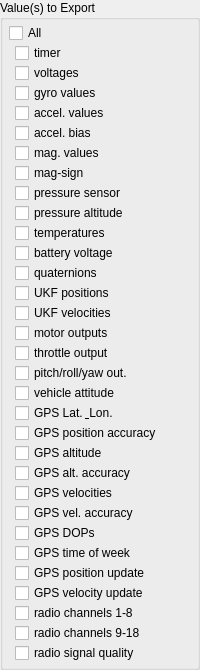
       <widget class="QGroupBox" name="groupBox_values">
        <property name="enabled">
         <bool>true</bool>
        </property>
        <property name="sizePolicy">
         <sizepolicy hsizetype="Fixed" vsizetype="Fixed">
          <horstretch>0</horstretch>
          <verstretch>0</verstretch>
         </sizepolicy>
        </property>
        <property name="toolTip">
         <string>Select what data to export. Mouse over individual items for descriptions.</string>
        </property>
        <property name="whatsThis">
         <string>&lt;html&gt;&lt;head/&gt;&lt;body&gt;&lt;p&gt;Select what data to export. Mouse over individual items for descriptions.&lt;/p&gt;&lt;/body&gt;&lt;/html&gt;</string>
        </property>
        <property name="title">
         <string>Value(s) to Export</string>
        </property>
        <property name="alignment">
         <set>Qt::AlignLeading|Qt::AlignLeft|Qt::AlignTop</set>
        </property>
        <layout class="QVBoxLayout" name="verticalLayout_3">
         <property name="spacing">
          <number>0</number>
         </property>
         <property name="leftMargin">
          <number>6</number>
         </property>
         <property name="topMargin">
          <number>3</number>
         </property>
         <property name="rightMargin">
          <number>7</number>
         </property>
         <property name="bottomMargin">
          <number>4</number>
         </property>
         <item>
          <widget class="QCheckBox" name="checkBox_allValues">
           <property name="toolTip">
            <string>Select/de-select all values</string>
           </property>
           <property name="text">
            <string>All</string>
           </property>
           <property name="tristate">
            <bool>true</bool>
           </property>
          </widget>
         </item>
         <item>
          <layout class="QVBoxLayout" name="verticalLayout">
           <property name="spacing">
            <number>0</number>
           </property>
           <property name="leftMargin">
            <number>6</number>
           </property>
           <item>
            <widget class="QCheckBox" name="val_micros">
             <property name="toolTip">
              <string>Microseconds since AQ boot</string>
             </property>
             <property name="text">
              <string>timer</string>
             </property>
             <attribute name="buttonGroup">
              <string notr="true">buttonGroup_exportValues</string>
             </attribute>
            </widget>
           </item>
           <item>
            <widget class="QCheckBox" name="val_voltages">
             <property name="toolTip">
              <string>Voltage readings 0-14</string>
             </property>
             <property name="text">
              <string>voltages</string>
             </property>
             <attribute name="buttonGroup">
              <string notr="true">buttonGroup_exportValues</string>
             </attribute>
            </widget>
           </item>
           <item>
            <widget class="QCheckBox" name="val_rates">
             <property name="toolTip">
              <string>RATE X, Y, &amp; Z</string>
             </property>
             <property name="text">
              <string>gyro values</string>
             </property>
             <attribute name="buttonGroup">
              <string notr="true">buttonGroup_exportValues</string>
             </attribute>
            </widget>
           </item>
           <item>
            <widget class="QCheckBox" name="val_accs">
             <property name="toolTip">
              <string>ACC X, Y, &amp; Z</string>
             </property>
             <property name="text">
              <string>accel. values</string>
             </property>
             <attribute name="buttonGroup">
              <string notr="true">buttonGroup_exportValues</string>
             </attribute>
            </widget>
           </item>
           <item>
            <widget class="QCheckBox" name="val_acc_bias">
             <property name="toolTip">
              <string>ACC_BIAS X, Y, &amp; Z (AQ 6.8+ only)</string>
             </property>
             <property name="text">
              <string>accel. bias</string>
             </property>
             <attribute name="buttonGroup">
              <string notr="true">buttonGroup_exportValues</string>
             </attribute>
            </widget>
           </item>
           <item>
            <widget class="QCheckBox" name="val_mags">
             <property name="toolTip">
              <string>MAG X, Y, &amp; Z</string>
             </property>
             <property name="text">
              <string>mag. values</string>
             </property>
             <attribute name="buttonGroup">
              <string notr="true">buttonGroup_exportValues</string>
             </attribute>
            </widget>
           </item>
           <item>
            <widget class="QCheckBox" name="val_mag_sign">
             <property name="toolTip">
              <string>ADC_MAG_SIGN</string>
             </property>
             <property name="text">
              <string>mag-sign</string>
             </property>
             <attribute name="buttonGroup">
              <string notr="true">buttonGroup_exportValues</string>
             </attribute>
            </widget>
           </item>
           <item>
            <widget class="QCheckBox" name="val_pressures">
             <property name="toolTip">
              <string>Pressure 1, pressure 2</string>
             </property>
             <property name="text">
              <string>pressure sensor</string>
             </property>
             <attribute name="buttonGroup">
              <string notr="true">buttonGroup_exportValues</string>
             </attribute>
            </widget>
           </item>
           <item>
            <widget class="QCheckBox" name="val_pres_alt">
             <property name="toolTip">
              <string> UKF_ALT and UKF_PRES_ALT</string>
             </property>
             <property name="text">
              <string>pressure altitude</string>
             </property>
             <attribute name="buttonGroup">
              <string notr="true">buttonGroup_exportValues</string>
             </attribute>
            </widget>
           </item>
           <item>
            <widget class="QCheckBox" name="val_temps">
             <property name="toolTip">
              <string>Temperatures 0-2</string>
             </property>
             <property name="text">
              <string>temperatures</string>
             </property>
             <attribute name="buttonGroup">
              <string notr="true">buttonGroup_exportValues</string>
             </attribute>
            </widget>
           </item>
           <item>
            <widget class="QCheckBox" name="val_vin">
             <property name="toolTip">
              <string>Flight battery voltage</string>
             </property>
             <property name="text">
              <string>battery voltage</string>
             </property>
             <attribute name="buttonGroup">
              <string notr="true">buttonGroup_exportValues</string>
             </attribute>
            </widget>
           </item>
           <item>
            <widget class="QCheckBox" name="val_quat">
             <property name="toolTip">
              <string>Quaternions 0-4</string>
             </property>
             <property name="text">
              <string>quaternions</string>
             </property>
             <attribute name="buttonGroup">
              <string notr="true">buttonGroup_exportValues</string>
             </attribute>
            </widget>
           </item>
           <item>
            <widget class="QCheckBox" name="val_poss">
             <property name="toolTip">
              <string>UKF positions N, E, &amp; D</string>
             </property>
             <property name="text">
              <string>UKF positions</string>
             </property>
             <attribute name="buttonGroup">
              <string notr="true">buttonGroup_exportValues</string>
             </attribute>
            </widget>
           </item>
           <item>
            <widget class="QCheckBox" name="val_vels">
             <property name="toolTip">
              <string>UKF velocity N, E, &amp; D</string>
             </property>
             <property name="text">
              <string>UKF velocities</string>
             </property>
             <attribute name="buttonGroup">
              <string notr="true">buttonGroup_exportValues</string>
             </attribute>
            </widget>
           </item>
           <item>
            <widget class="QCheckBox" name="val_motors">
             <property name="toolTip">
              <string>Motor port outputs 0-13</string>
             </property>
             <property name="text">
              <string>motor outputs</string>
             </property>
             <attribute name="buttonGroup">
              <string notr="true">buttonGroup_exportValues</string>
             </attribute>
            </widget>
           </item>
           <item>
            <widget class="QCheckBox" name="val_throttle">
             <property name="toolTip">
              <string>Output throttle</string>
             </property>
             <property name="text">
              <string>throttle output</string>
             </property>
             <attribute name="buttonGroup">
              <string notr="true">buttonGroup_exportValues</string>
             </attribute>
            </widget>
           </item>
           <item>
            <widget class="QCheckBox" name="val_out_pry">
             <property name="toolTip">
              <string>Output pitch, roll, &amp; yaw</string>
             </property>
             <property name="text">
              <string>pitch/roll/yaw out.</string>
             </property>
             <attribute name="buttonGroup">
              <string notr="true">buttonGroup_exportValues</string>
             </attribute>
            </widget>
           </item>
           <item>
            <widget class="QCheckBox" name="val_attitude">
             <property name="toolTip">
              <string>Heading, roll, &amp; pitch in degrees</string>
             </property>
             <property name="text">
              <string>vehicle attitude</string>
             </property>
             <attribute name="buttonGroup">
              <string notr="true">buttonGroup_gpsExportVals</string>
             </attribute>
            </widget>
           </item>
           <item>
            <widget class="QCheckBox" name="val_gps_lat_lon">
             <property name="toolTip">
              <string>GPS Latitude and Longitude</string>
             </property>
             <property name="text">
              <string>GPS Lat. &amp; Lon.</string>
             </property>
             <attribute name="buttonGroup">
              <string notr="true">buttonGroup_gpsExportVals</string>
             </attribute>
            </widget>
           </item>
           <item>
            <widget class="QCheckBox" name="val_gps_pos_acc">
             <property name="toolTip">
              <string>GPS horizontal position accuracy in meters</string>
             </property>
             <property name="text">
              <string>GPS position accuracy</string>
             </property>
             <attribute name="buttonGroup">
              <string notr="true">buttonGroup_exportValues</string>
             </attribute>
            </widget>
           </item>
           <item>
            <widget class="QCheckBox" name="val_gps_alt">
             <property name="toolTip">
              <string>GPS Altitude in meters</string>
             </property>
             <property name="text">
              <string>GPS altitude</string>
             </property>
             <attribute name="buttonGroup">
              <string notr="true">buttonGroup_gpsExportVals</string>
             </attribute>
            </widget>
           </item>
           <item>
            <widget class="QCheckBox" name="val_gps_alt_acc">
             <property name="toolTip">
              <string>GPS vertical accuracy in meters</string>
             </property>
             <property name="text">
              <string>GPS alt. accuracy</string>
             </property>
             <attribute name="buttonGroup">
              <string notr="true">buttonGroup_exportValues</string>
             </attribute>
            </widget>
           </item>
           <item>
            <widget class="QCheckBox" name="val_gps_vels">
             <property name="toolTip">
              <string>Velocities N, E, &amp; D</string>
             </property>
             <property name="text">
              <string>GPS velocities</string>
             </property>
             <attribute name="buttonGroup">
              <string notr="true">buttonGroup_gpsExportVals</string>
             </attribute>
            </widget>
           </item>
           <item>
            <widget class="QCheckBox" name="val_gps_vel_acc">
             <property name="toolTip">
              <string>GPS velocity accuracy in meters</string>
             </property>
             <property name="text">
              <string>GPS vel. accuracy</string>
             </property>
             <attribute name="buttonGroup">
              <string notr="true">buttonGroup_exportValues</string>
             </attribute>
            </widget>
           </item>
           <item>
            <widget class="QCheckBox" name="val_gps_dops">
             <property name="toolTip">
              <string>PDOP, HDOP, VDOP, TDOP, NDOP, EDOP</string>
             </property>
             <property name="text">
              <string>GPS DOPs</string>
             </property>
             <attribute name="buttonGroup">
              <string notr="true">buttonGroup_exportValues</string>
             </attribute>
            </widget>
           </item>
           <item>
            <widget class="QCheckBox" name="val_gps_tow">
             <property name="toolTip">
              <string>GPS Time of Week</string>
             </property>
             <property name="text">
              <string>GPS time of week</string>
             </property>
             <attribute name="buttonGroup">
              <string notr="true">buttonGroup_gpsExportVals</string>
             </attribute>
            </widget>
           </item>
           <item>
            <widget class="QCheckBox" name="val_gps_pos_micros">
             <property name="toolTip">
              <string>GPS position update timer</string>
             </property>
             <property name="text">
              <string>GPS position update</string>
             </property>
             <attribute name="buttonGroup">
              <string notr="true">buttonGroup_exportValues</string>
             </attribute>
            </widget>
           </item>
           <item>
            <widget class="QCheckBox" name="val_gps_vel_micros">
             <property name="toolTip">
              <string>GPS velocity update timer</string>
             </property>
             <property name="text">
              <string>GPS velocity update</string>
             </property>
             <attribute name="buttonGroup">
              <string notr="true">buttonGroup_exportValues</string>
             </attribute>
            </widget>
           </item>
           <item>
            <widget class="QCheckBox" name="val_radio_chan_8">
             <property name="toolTip">
              <string>Radio channel inputs 0-7</string>
             </property>
             <property name="text">
              <string>radio channels 1-8</string>
             </property>
             <attribute name="buttonGroup">
              <string notr="true">buttonGroup_exportValues</string>
             </attribute>
            </widget>
           </item>
           <item>
            <widget class="QCheckBox" name="val_radio_chan_gt8">
             <property name="toolTip">
              <string>Radio channel inputs 8-17</string>
             </property>
             <property name="text">
              <string>radio channels 9-18</string>
             </property>
             <attribute name="buttonGroup">
              <string notr="true">buttonGroup_exportValues</string>
             </attribute>
            </widget>
           </item>
           <item>
            <widget class="QCheckBox" name="val_radio_quality">
             <property name="toolTip">
              <string>RC radio signal status and error count (RADIO_QUALITY and RADIO_ERRORS)</string>
             </property>
             <property name="text">
              <string>radio signal quality</string>
             </property>
             <attribute name="buttonGroup">
              <string notr="true">buttonGroup_exportValues</string>
             </attribute>
            </widget>
           </item>
          </layout>
         </item>
        </layout>
       </widget>
